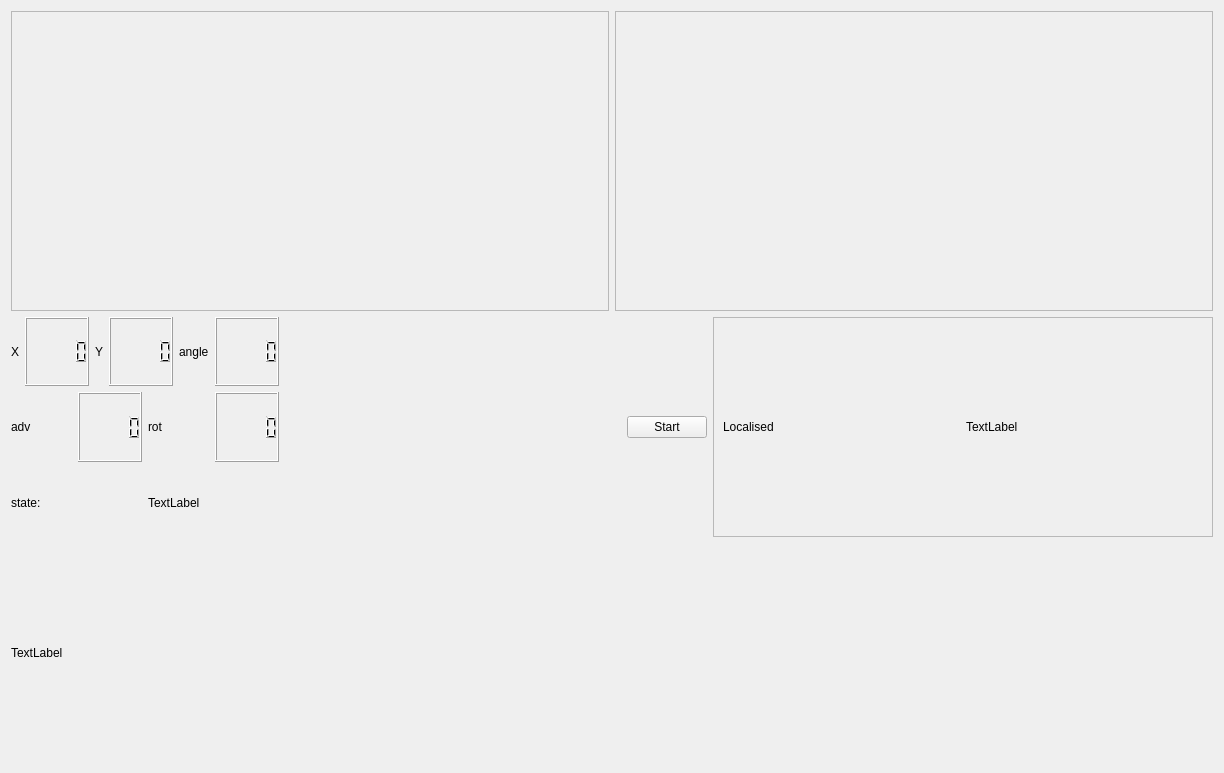
<?xml version="1.0" encoding="UTF-8"?>
<ui version="4.0">
 <class>guiDlg</class>
 <widget class="QWidget" name="guiDlg">
  <property name="geometry">
   <rect>
    <x>0</x>
    <y>0</y>
    <width>1224</width>
    <height>773</height>
   </rect>
  </property>
  <property name="windowTitle">
   <string>Localiser</string>
  </property>
  <layout class="QVBoxLayout" name="verticalLayout_5">
   <item>
    <layout class="QVBoxLayout" name="verticalLayout_2">
     <item>
      <layout class="QHBoxLayout" name="horizontalLayout_17">
       <item>
        <widget class="QFrame" name="frame">
         <property name="sizePolicy">
          <sizepolicy hsizetype="Expanding" vsizetype="Preferred">
           <horstretch>0</horstretch>
           <verstretch>0</verstretch>
          </sizepolicy>
         </property>
         <property name="minimumSize">
          <size>
           <width>500</width>
           <height>300</height>
          </size>
         </property>
         <property name="frameShape">
          <enum>QFrame::StyledPanel</enum>
         </property>
         <property name="frameShadow">
          <enum>QFrame::Raised</enum>
         </property>
        </widget>
       </item>
       <item>
        <widget class="QFrame" name="frame_room">
         <property name="sizePolicy">
          <sizepolicy hsizetype="Expanding" vsizetype="Preferred">
           <horstretch>0</horstretch>
           <verstretch>0</verstretch>
          </sizepolicy>
         </property>
         <property name="minimumSize">
          <size>
           <width>500</width>
           <height>300</height>
          </size>
         </property>
         <property name="frameShape">
          <enum>QFrame::StyledPanel</enum>
         </property>
         <property name="frameShadow">
          <enum>QFrame::Raised</enum>
         </property>
        </widget>
       </item>
      </layout>
     </item>
     <item>
      <layout class="QHBoxLayout" name="horizontalLayout_9">
       <item>
        <layout class="QHBoxLayout" name="horizontalLayout_18">
         <item>
          <layout class="QVBoxLayout" name="verticalLayout">
           <item>
            <layout class="QHBoxLayout" name="horizontalLayout_7">
             <item>
              <layout class="QHBoxLayout" name="horizontalLayout_2">
               <item>
                <widget class="QLabel" name="label">
                 <property name="text">
                  <string>X</string>
                 </property>
                </widget>
               </item>
               <item>
                <widget class="QLCDNumber" name="lcdNumber_x">
                 <property name="font">
                  <font>
                   <bold>true</bold>
                  </font>
                 </property>
                </widget>
               </item>
              </layout>
             </item>
             <item>
              <layout class="QHBoxLayout" name="horizontalLayout_3">
               <item>
                <widget class="QLabel" name="label_2">
                 <property name="text">
                  <string>Y</string>
                 </property>
                </widget>
               </item>
               <item>
                <widget class="QLCDNumber" name="lcdNumber_y">
                 <property name="font">
                  <font>
                   <bold>true</bold>
                  </font>
                 </property>
                </widget>
               </item>
              </layout>
             </item>
             <item>
              <layout class="QHBoxLayout" name="horizontalLayout_6">
               <item>
                <widget class="QLabel" name="label_3">
                 <property name="text">
                  <string>angle</string>
                 </property>
                </widget>
               </item>
               <item>
                <widget class="QLCDNumber" name="lcdNumber_angle">
                 <property name="font">
                  <font>
                   <bold>true</bold>
                  </font>
                 </property>
                </widget>
               </item>
              </layout>
             </item>
            </layout>
           </item>
           <item>
            <layout class="QHBoxLayout" name="horizontalLayout_8">
             <item>
              <layout class="QHBoxLayout" name="horizontalLayout_4">
               <item>
                <widget class="QLabel" name="label_4">
                 <property name="text">
                  <string>adv</string>
                 </property>
                </widget>
               </item>
               <item>
                <widget class="QLCDNumber" name="lcdNumber_adv"/>
               </item>
              </layout>
             </item>
             <item>
              <layout class="QHBoxLayout" name="horizontalLayout_5">
               <item>
                <widget class="QLabel" name="label_5">
                 <property name="text">
                  <string>rot</string>
                 </property>
                </widget>
               </item>
               <item>
                <widget class="QLCDNumber" name="lcdNumber_rot"/>
               </item>
              </layout>
             </item>
            </layout>
           </item>
           <item>
            <layout class="QHBoxLayout" name="horizontalLayout">
             <item>
              <widget class="QLabel" name="label_state_name">
               <property name="text">
                <string>state:</string>
               </property>
              </widget>
             </item>
             <item>
              <widget class="QLabel" name="label_state">
               <property name="text">
                <string>TextLabel</string>
               </property>
              </widget>
             </item>
            </layout>
           </item>
          </layout>
         </item>
         <item>
          <spacer name="horizontalSpacer">
           <property name="orientation">
            <enum>Qt::Horizontal</enum>
           </property>
           <property name="sizeHint" stdset="0">
            <size>
             <width>40</width>
             <height>20</height>
            </size>
           </property>
          </spacer>
         </item>
         <item>
          <widget class="QPushButton" name="pushButton_stop">
           <property name="text">
            <string>Start</string>
           </property>
           <property name="checkable">
            <bool>true</bool>
           </property>
          </widget>
         </item>
        </layout>
       </item>
       <item>
        <widget class="QFrame" name="frame_plot_error">
         <property name="minimumSize">
          <size>
           <width>500</width>
           <height>0</height>
          </size>
         </property>
         <property name="frameShape">
          <enum>QFrame::StyledPanel</enum>
         </property>
         <property name="frameShadow">
          <enum>QFrame::Raised</enum>
         </property>
         <layout class="QVBoxLayout" name="verticalLayout_3">
          <item>
           <layout class="QHBoxLayout" name="horizontalLayout_10">
            <item>
             <widget class="QLabel" name="label_localised_name">
              <property name="text">
               <string>Localised</string>
              </property>
             </widget>
            </item>
            <item>
             <widget class="QLabel" name="label_localised">
              <property name="text">
               <string>TextLabel</string>
              </property>
             </widget>
            </item>
           </layout>
          </item>
         </layout>
        </widget>
       </item>
      </layout>
     </item>
     <item>
      <widget class="QLabel" name="label_img">
       <property name="minimumSize">
        <size>
         <width>300</width>
         <height>100</height>
        </size>
       </property>
       <property name="text">
        <string>TextLabel</string>
       </property>
      </widget>
     </item>
    </layout>
   </item>
  </layout>
 </widget>
 <resources/>
 <connections/>
</ui>
